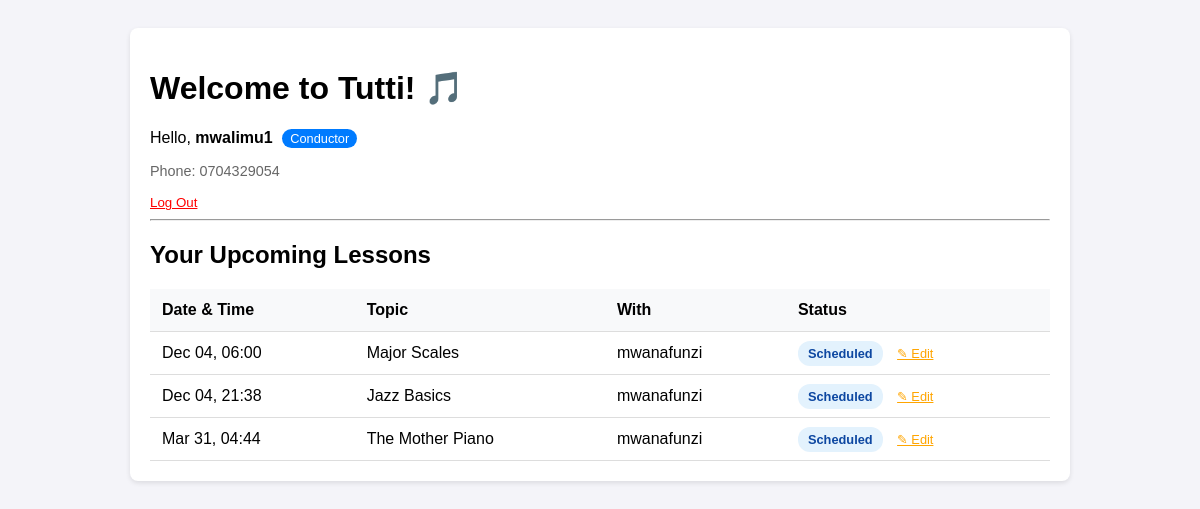
Page / (signed in) on the earlier database version.
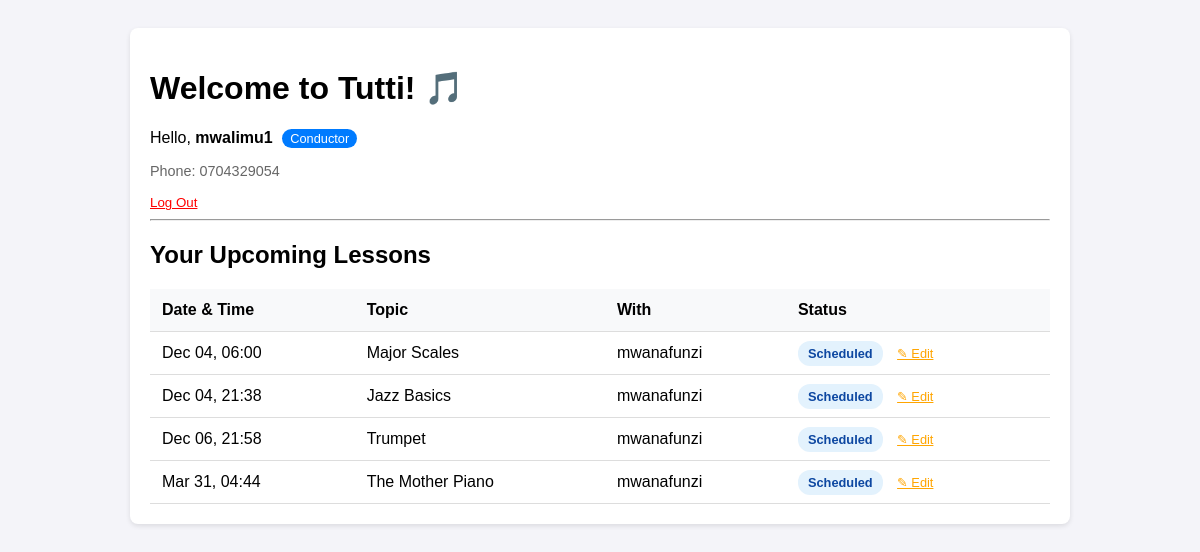
Same page on the later database version.
### tuttiapp/models.py (models this page shows, shortened)
class User(AbstractUser):
    is_teacher = models.BooleanField(default=False)
    is_student = models.BooleanField(default=False)
    phone_number = models.CharField(max_length=15, blank=True, null=True, validators=[validate_kenyan_phone])

class Lesson(models.Model):
    STATUS_CHOICES = [
        ('REQUESTED', 'Requested'),  # Student requested a lesson
        ('SCHEDULED', 'Scheduled'),
        ('RESCHEDULE_PENDING', 'Reschedule Pending'), # Teacher requested reschedule
        ('COMPLETED', 'Completed'),       # Lesson happened, teacher marked it
        ('PENDING_PAYMENT', 'Pending Payment'), # Waiting for M-Pesa
        ('PAID', 'Paid'),                 # Money received
        ('CANCELLED', 'Cancelled'),
    ]
    teacher = models.ForeignKey(settings.AUTH_USER_MODEL, on_delete=models.CASCADE, related_name='lessons_taught')
    student = models.ForeignKey(settings.AUTH_USER_MODEL, on_delete=models.CASCADE, related_name='lessons_taken')
    start_time = models.DateTimeField()
    duration_minutes = models.PositiveIntegerField(default=60)
    topic = models.CharField(max_length=200, help_text="What are you teaching? e.g. Major Scales")
    teacher_notes = models.TextField(blank=True, help_text="Notes for the student to practice")
    price = models.DecimalField(max_digits=8, decimal_places=2, default=1500.00)
    status = models.CharField(max_length=20, choices=STATUS_CHOICES, default='SCHEDULED')
    is_student_reminder_sent = models.BooleanField(default=False)

### tuttiapp/views.py (the view)
# urls.py: path('', views.dashboard, name='dashboard'), # this means that dashboard is the homepage
@login_required
def dashboard(request):
    user = request.user
    if user.is_teacher:
        my_lessons = Lesson.objects.filter(teacher=user).order_by('start_time')
    elif user.is_student:
        my_lessons = Lesson.objects.filter(student=user).order_by('start_time')
    else:
        my_lessons = Lesson.objects.none()
    context = {
        'lessons': my_lessons
    }
    return render(request, 'tuttiapp/dashboard.html', context)

### tuttiapp/templates/tuttiapp/dashboard.html (shortened to what this page needs)
<!DOCTYPE html>
<html lang="en">
<head>
</head>
<body>
    <div class="card">
        <h1>Welcome to Tutti! 🎵</h1>
        {% if user.is_authenticated %}
            <p>Hello, <strong>{{ user.username }}</strong>
               {% if user.is_teacher %}<span class="role-badge">Conductor</span>{% endif %}
            </p>
            <p style="font-size: 0.9em; color: #666;">Phone: {{ user.phone_number|default:"Not set" }}</p>
            <form action="{% url 'logout' %}" method="post" style="display:inline;">
                <button type="submit" style="background:none; border:none; color:red; cursor:pointer; text-decoration:underline; padding:0;">Log Out</button>
            </form>
            <hr>
            <h2>Your Upcoming Lessons</h2>
            {% if lessons %}
                <table>
                    <thead>
                        <tr>
                            <th>Date & Time</th>
                            <th>Topic</th>
                            <th>With</th>
                            <th>Status</th>
                        </tr>
                    </thead>
                    <tbody>
                        {% for lesson in lessons %}
                        <tr>
                            <td>{{ lesson.start_time|date:"M d, H:i" }}</td>
                            <td>{{ lesson.topic }}</td>
                            <td>
                                {% if user.is_teacher %}
                                    {{ lesson.student.username }}
                                {% else %}
                                    {{ lesson.teacher.username }}
                                {% endif %}
                            </td>
<td>
    {% if lesson.status == 'REQUESTED' %}
        {% if user.is_teacher %}
            <a href="{% url 'approve_lesson' lesson.id %}" class="btn-accept">✔ Accept</a>
            <a href="{% url 'decline_lesson' lesson.id %}" class="btn-decline">✖ Decline</a>
        {% else %}
            <span class="badge requested">Waiting Approval...</span>
        {% endif %}
    {% elif lesson.status == 'SCHEDULED' %}
        <span class="badge scheduled">Scheduled</span>
        {% if user.is_teacher %}
            <a href="{% url 'reschedule_lesson' lesson.id %}" style="font-size:0.8em; margin-left:10px; color: orange;">✎ Edit</a>
        {% endif %}
    {% elif lesson.status == 'PENDING_PAYMENT' %}
    {% elif lesson.status == 'PAID' %}
        <span class="badge paid">Paid ✔</span>
    {% endif %}
</td>
                        </tr>
                        {% endfor %}
                    </tbody>
                </table>
            {% else %}
                <p style="text-align: center; padding: 20px; color: #666;">
                    No lessons found.
                    {% if user.is_student %}Click "Find a Teacher" above!{% endif %}
                </p>
            {% endif %}
        {% else %}
            <div style="text-align: center; padding: 40px;">
                <p>You are not logged in.</p>
                <a href="{% url 'login' %}" style="background-color: #007bff; color: white; padding: 10px 20px; text-decoration: none; border-radius: 5px;">Log in to Portal</a>
            </div>
        {% endif %}
    </div>
</body>
</html>

### tuttiapp/templates/tuttiapp/dashboard.html (style rules this page uses)
body { font-family: sans-serif; padding: 20px; background-color: #f4f4f9; }
.card { background: white; padding: 20px; border-radius: 8px; box-shadow: 0 2px 5px rgba(0,0,0,0.1); max-width: 900px; margin: auto; }
table { width: 100%; border-collapse: collapse; margin-top: 20px; }
th, td { padding: 12px; border-bottom: 1px solid #ddd; text-align: left; }
th { background-color: #f8f9fa; }
.badge { padding: 5px 10px; border-radius: 12px; font-size: 0.8em; font-weight: bold; }
.scheduled { background-color: #e3f2fd; color: #0d47a1; }
.role-badge { background: #007bff; color: white; padding: 2px 8px; border-radius: 10px; font-size: 0.8em; margin-left: 5px; }

Differences in the rows shown:
added Lesson: start_time "Dec 06, 21:58", topic "Trumpet", student.username "mwanafunzi", status "Scheduled"
